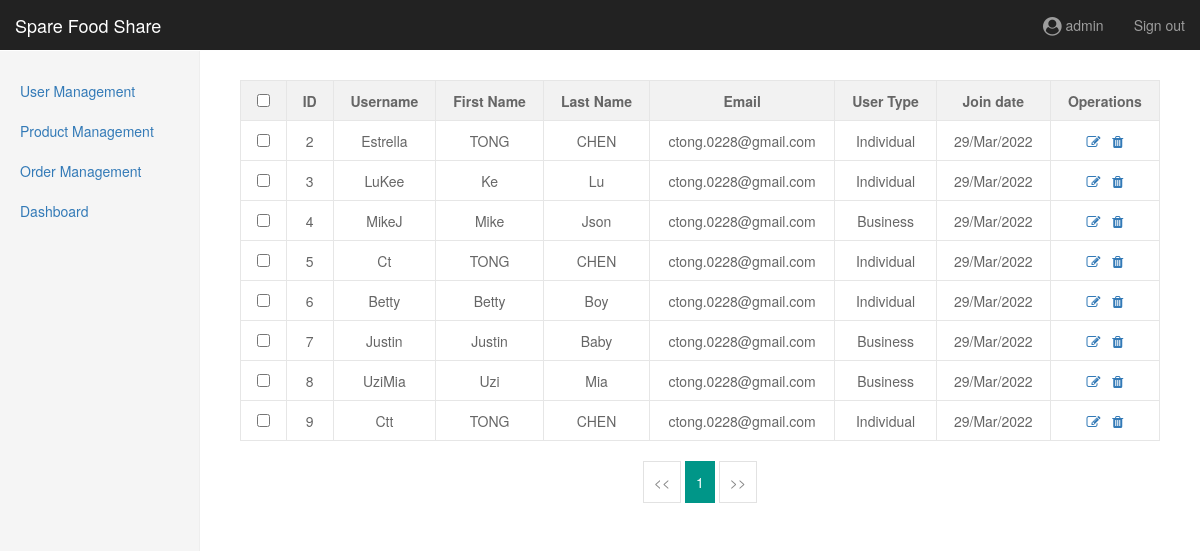
The page /administration/user/ on the database its author committed.
### userAuthentication/models.py (models this page shows)
class UserPersonal(models.Model):
    user_form = models.OneToOneField(User, on_delete=models.CASCADE)
    user_type = models.CharField(
        max_length=100,
        choices=(("Individual", "Individual"),
                 ("Business", "Business"))
    )
    user_image = models.ImageField(blank=True,
                                   null=True,
                                   default="product_images/profilephoto.png"
                                   )

### administration/views.py (the view)
# urls.py: path('user/', views.userManagement, name='userManagement'),
def userManagement(request):
    context = {
        'userManagement': 'active'
    }
    users = getUserList()
    return render(request, 'userManagement.html', context={'content': context, 'users': users})

### administration/database.py (called while the page is built)
def getUserList():
    user_list = UserPersonal.objects.all()
    return user_list

### administration/templates/userManagement.html (shortened to what this page needs)
{% extends 'base.html' %}
{% block main %}
    <div>
        <table class="table-style" id="memberList">
            <thead>
                <tr>
                    <th>
                        <input type="checkbox" id="selectall-checkbox" />
                    </th>
                    <th>ID</th>
                    <th>Username</th>
                    <th>First Name</th>
                    <th>Last Name</th>
                    <th>Email</th>
                    <th>User Type</th>
                    <th>Join date</th>
                    <th>Operations</th>
                </tr>
            </thead>
            <tbody id="tbody">
                {% for user in users %}
                <tr data-id="1">
                    <td>
                        <input type="checkbox"/>
                    </td>
                    <td>{{ user.user_form.id }}</td>
                    <td>{{ user.user_form.username }}</td>
                    <td>{{ user.user_form.first_name }}</td>
                    <td>{{ user.user_form.last_name }}</td>
                    <td>{{ user.user_form.email }}</td>
                    <td>{{ user.user_type }}</td>
                    <td>29/Mar/2022</td>
                    <td>
                        <a href="/administration/edit/{{ user.id }}/profile/" style="margin-right: 8px;">
                            <i class="fa fa-pencil-square-o" aria-hidden="true"></i>
                        </a>
                        <a id="confirmDelete" onclick="if(confirm('If you choose to delete account\'{{ user.user_form.username }}\', the products posted by this account will also be deleted. Are you sure?'))
                            window.location.href='/administration/user/delete/?del_username={{ user.user_form.username }}'">
                            <i class="fa fa-trash" aria-hidden="true"></i>
                        </a>
                    </td>
                </tr>
                {% endfor %}
            </tbody>
        </table>
        <div class="page-div">
            <div>
                <a class="prev" href="">&lt;&lt;</a>
                <a class="current" href="">1</a>
                <a class="next" href="">&gt;&gt;</a>
            </div>
        </div>
    </div>
{% endblock %}

### administration/static/css/dashboard.css (style rules this page uses)
body { padding-top: 50px; }
.table-style { width: 100%; margin: 10px 0; background-color: #fff; color: #666; }
.table-style td,th { position: relative; padding: 9px 15px; min-height: 20px; line-height: 20px; font-size: 14px; border: 1px #e6e6e6 solid; text-align: center; }
thead { background-color: #f2f2f2; }
.page-div { margin-top: 20px; text-align: center; }
.page-div a { display: inline-block; background: #fff 0 0 no-repeat; color: #888; padding: 10px; min-width: 15px; border: 1px solid #e2e2e2; }
.page-div .current { display: inline-block; background: #009688 0 0 no-repeat; color: #fff; padding: 10px; min-width: 15px; border: 1px solid #009688; }

### rows shown on the page
UserPersonal: user_form.id "2", user_form.username "Estrella", user_form.first_name "TONG", user_form.last_name "CHEN", user_form.email "ctong.0228@gmail.com", user_type "Individual"
UserPersonal: user_form.id "3", user_form.username "LuKee", user_form.first_name "Ke", user_form.last_name "Lu", user_form.email "ctong.0228@gmail.com", user_type "Individual"
UserPersonal: user_form.id "4", user_form.username "MikeJ", user_form.first_name "Mike", user_form.last_name "Json", user_form.email "ctong.0228@gmail.com", user_type "Business"
UserPersonal: user_form.id "5", user_form.username "Ct", user_form.first_name "TONG", user_form.last_name "CHEN", user_form.email "ctong.0228@gmail.com", user_type "Individual"
UserPersonal: user_form.id "6", user_form.username "Betty", user_form.first_name "Betty", user_form.last_name "Boy", user_form.email "ctong.0228@gmail.com", user_type "Individual"
UserPersonal: user_form.id "7", user_form.username "Justin", user_form.first_name "Justin", user_form.last_name "Baby", user_form.email "ctong.0228@gmail.com", user_type "Business"
UserPersonal: user_form.id "8", user_form.username "UziMia", user_form.first_name "Uzi", user_form.last_name "Mia", user_form.email "ctong.0228@gmail.com", user_type "Business"
UserPersonal: user_form.id "9", user_form.username "Ctt", user_form.first_name "TONG", user_form.last_name "CHEN", user_form.email "ctong.0228@gmail.com", user_type "Individual"
